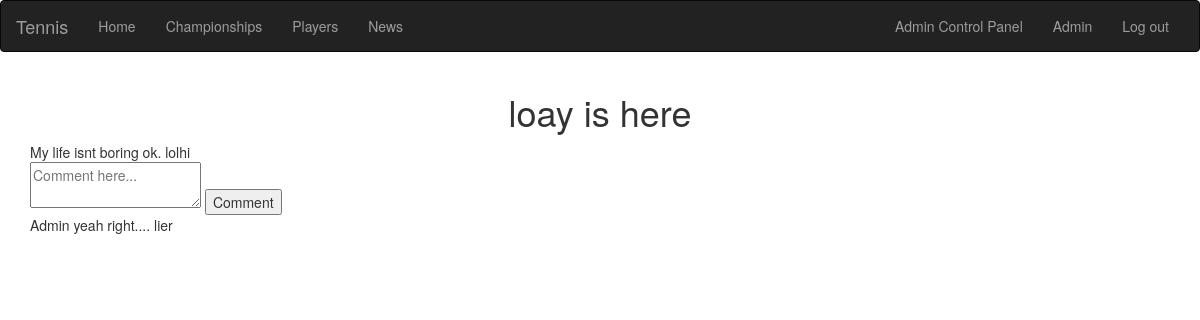
Before: /article/1 (signed in) with the older database file.
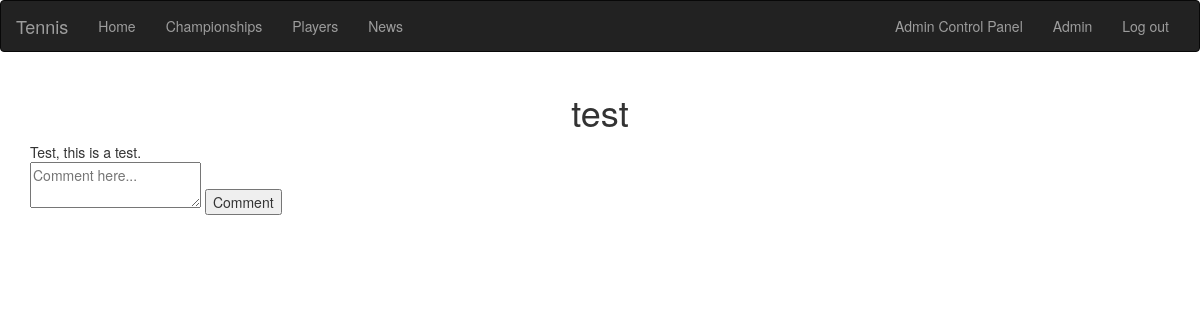
After: the same page with the newer database file.
### database_setup.py (models this page shows, shortened)
class News(Base):
    __tablename__='news'
    id=Column(Integer, primary_key=True)
    user=relationship('User')
    user_id=Column(Integer, ForeignKey('user.id'))
    subject=Column(String)
    content=Column(String)
    comments=relationship('Comment', uselist=True)

class User(Base):
    __tablename__ = 'user'
    id = Column(Integer, primary_key=True)
    name = Column(String(255))
    country = Column(String(255))
    email = Column(String(255), unique=True)
    photo = Column(String(255), unique=True)
    password_hash = Column(String(255))
    gender=Column(String)
    dob=Column(Date)
    admin=Column(Boolean)

class Comment(Base):
    __tablename__='comment'
    id=Column(Integer, primary_key=True)
    article=relationship('News')
    user=relationship('User')
    user_id=Column(Integer, ForeignKey('user.id'))
    news_id=Column(Integer, ForeignKey('news.id'))
    content=Column(String)

### web_app.py (the view)
@app.route('/article/<int:id>', methods=['POST', 'GET'])
def article(id):
	if (request.method)=='GET':
		article=dbsession.query(News).filter_by(id=id).first()
		if (article is None):
			flash("Invalid article. Page could not be found.")
			return redirect(url_for('news'))
		else:
			author=dbsession.query(User).filter_by(id=article.user.id).first()
			users=[]
			comments=dbsession.query(Comment).filter_by(news_id=id).all()
			for comment in comments:
				users.append(dbsession.query(User).filter_by(id=comment.user_id).first())
			return render_template('article.html', article=article, author=author, comments=comments, users=users)
	else:
		comment=request.form['comment']
		newcomment=Comment(user_id=login_session['id'], news_id=id, content=comment)
		dbsession.add(newcomment)
		dbsession.commit()
		return redirect(url_for('article', id=id))

### templates/article.html (shortened to what this page needs)
{% extends "layout.html" %}
{% block body %}
<center><h1>{{article.subject}}</h1></center>
{{article.content}}
{% if 'id' in session %}
<form action="{{url_for('article', id=article.id) }}" method="post">
<textarea name="comment" placeholder="Comment here..."></textarea>
<input type="submit" value="Comment">
</form>
{% endif %}
{% for comment in comments %}
<div class="comment">
{{users[loop.index0].name}}
{{comment.content}}
</div>
{% endfor %}
{% endblock %}

### templates/layout.html (shortened to what this page needs)
<!doctype html>
  <link rel="stylesheet" href="https://maxcdn.bootstrapcdn.com/bootstrap/3.3.7/css/bootstrap.min.css">
<div>
<center>
<nav class="navbar navbar-inverse">
  <div class="container-fluid">
    <div class="navbar-header">
      <a class="navbar-brand" href="{{ url_for('main') }}">Tennis</a>
    </div>
    <div class="collapse navbar-collapse" id="myNavbar">
      <ul class="nav navbar-nav">
        <li><a href="{{ url_for('main') }}">Home</a></li>
        <li><a href="{{ url_for('championships') }}">Championships</a></li>
        <li><a href="{{ url_for('players') }}">Players</a></li>
        <li><a href="{{ url_for('news') }}">News</a></li>
      </ul>
      <ul class="nav navbar-nav navbar-right">
      {% if 'id' not in session %}
        <li><a href="{{ url_for('signup') }}"><span class="glyphicon glyphicon-user"></span> Sign Up</a></li>
        <li><a href="{{ url_for('login') }}"><span class="glyphicon glyphicon-log-in"></span> Login</a></li>
      {% else %}
        {% if session['admin'] == True %}
        <li><a href="{{url_for('admincp') }}">Admin Control Panel</a></li>
        {% endif %}
        <li><a href="{{ url_for('profile') }}">{{session['name']}}</a></li>
        <li><a href="{{ url_for('logout') }}">Log out</a></li>
      {% endif %}
      </ul>
    </div>
  </div>
</nav>
  </center>
  <div class="container">
  {% block body %}{% endblock %}
  </div>
</div>

Changed rows visible on the page:
removed Comment: {{ users[loop.index0].name }} "Admin", content "yeah right.... lier"
changed News: subject "loay is here" → "test"; content "My life isnt boring ok. lolhi" → "Test, this is a test."
